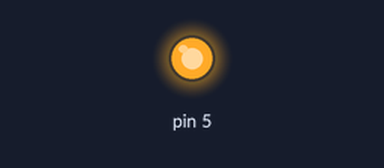
A sketch run on a simulated Arduino Leonardo, built with avr-gcc and run on an emulated ATmega32U4. Shown: output pins drawn as LEDs (lit = HIGH).

Above: at 0.1 s.
Timing chart, 0 to 1.6 s (numbered marks = the images above):
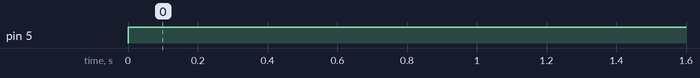

Measured:
- by itself, pin 5: LOW → HIGH at 0.00 s

The sketch:

Joystick_button_press.ino
```cpp
#include <Esplora.h>


void setup(){
  // nothing in setup
}

void loop()
{
  int button = Esplora.readJoystickButton();

  if(button == LOW)
  {
    Esplora.writeRed(255);
  }
  else {
    Esplora.writeRed(0);
  }
}
```
